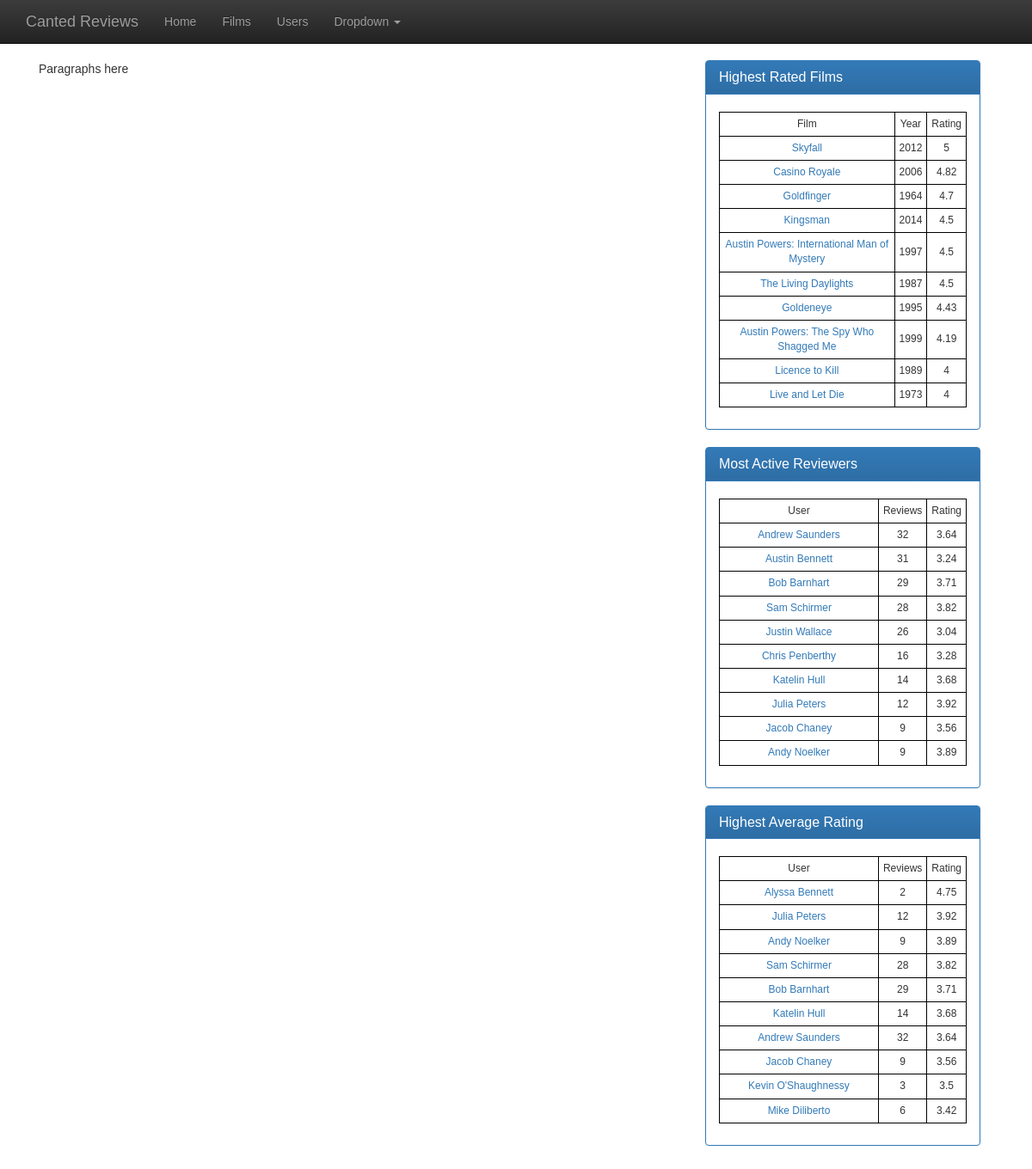
Page /dashboard.php on the committed database.
### tables this page shows
CREATE TABLE tblFilms (
FilmID INTEGER PRIMARY KEY AUTOINCREMENT NOT NULL,
Name TEXT,
Year INTEGER,
CreatedDT DATETIME NOT NULL DEFAULT CURRENT_TIMESTAMP,
RecordStatusID NOT NULL DEFAULT 1);

CREATE TABLE tblUsers (
UserID INTEGER PRIMARY KEY AUTOINCREMENT NOT NULL,
FirstName TEXT,
LastName TEXT,
CreatedDT DATETIME NOT NULL DEFAULT CURRENT_TIMESTAMP,
RecordStatusID INTEGER NOT NULL DEFAULT 1);

### php/config.php (called while the page is built, shortened)
<?php
include 'head.php';
include 'nav.php';
$ugly_url = "$_SERVER[REQUEST_URI]";
$url = (explode("/", $ugly_url));
getHead(ucfirst($url[1]));
getNav(ucfirst($url[1]));
?>

### dashboard.php (the view, shortened to what this page needs)
<?php
include 'php/config.php';
$select_films_sql = '	SELECT 	f.*, AVG(r.Rating) AS Average
			FROM 	tblFilms AS f LEFT JOIN
				tblRatings AS r ON r.FilmID = f.FilmID
			WHERE 	(f.RecordStatusID = 1) and (r.RatingID IS NOT NULL)
			GROUP BY r.FilmID
			ORDER BY Average DESC
			LIMIT 10';
$select_films = $db->prepare($select_films_sql);
$select_films->execute() or die(print_r($db->errorInfo(), true));
echo '<div class="row">
	<div class="col-md-8">
		<p>Paragraphs here</p>
	</div>
	<div class="col-md-4">
';
echo '<div class="col-md-12">
	<div class="panel panel-primary">
	<div class="panel-heading">
		<h3 class="panel-title">Highest Rated Films</h3>
	</div>
	<div class="panel-body">
	<table class="film_leaderboard">
		<tr>
			<td>Film</td><td>Year</td><td>Rating</td>
		</tr>';
while ($rows = $select_films->fetch(PDO::FETCH_ASSOC)) {
	$title = $rows["Name"];
	$filmid = $rows["FilmID"];
	$filmyear = $rows["Year"];
	$average = $rows["Average"];
	echo '	<tr>
			<td><a href="films?id=' . $filmid . '">' . $title . '</a></td>
			<td>' . $filmyear . '</td>
			<td>' . round($average, 2) . '</td>
		</tr>
	';
}
echo '</table>
</div></div></div>';
echo '<div class="col-md-12">
	<div class="panel panel-primary">
	<div class="panel-heading">
		<h3 class="panel-title">Most Active Reviewers</h3>
	</div>
	<div class="panel-body">
	<table class="film_leaderboard">
		<tr>
			<td>User</td><td>Reviews</td><td>Rating</td>
		</tr>';
$select_users_sql = '	SELECT 	u.*, AVG(r.Rating) AS Average, COUNT(r.Rating) AS Total
			FROM 	tblUsers AS u LEFT JOIN
				tblRatings AS r ON u.UserID = r.UserID
			WHERE 	(u.RecordStatusID = 1) and (r.RecordStatusID = 1)
			GROUP BY r.UserID
			ORDER BY Total DESC
			LIMIT 10';
$select_users = $db->prepare($select_users_sql);
$select_users->execute() or die(print_r($db->errorInfo(), true));
while ($rows = $select_users->fetch(PDO::FETCH_ASSOC)) {
	$firstname = $rows["FirstName"];
	$lastname = $rows["LastName"];
	$average = $rows["Average"];
	$total = $rows["Total"];
	$userid = $rows["UserID"];
	echo '	<tr>
			<td><a href="users?id=' . $userid . '">' . $firstname . ' ' . $lastname . '</a></td>
			<td>' . $total . '</td>
			<td>' . round($average, 2) . '</td>
		</tr>
	';
}
echo '</table>
</div></div></div>';
echo '<div class="col-md-12">
	<div class="panel panel-primary">
	<div class="panel-heading">
		<h3 class="panel-title">Highest Average Rating</h3>
	</div>
	<div class="panel-body">
	<table class="film_leaderboard">
		<tr>
			<td>User</td><td>Reviews</td><td>Rating</td>
		</tr>';
$select_users_sql = '	SELECT 	u.*, AVG(r.Rating) AS Average, COUNT(r.Rating) AS Total
			FROM 	tblUsers AS u LEFT JOIN
				tblRatings AS r ON u.UserID = r.UserID
			WHERE 	(u.RecordStatusID = 1) AND (r.RecordStatusID = 1)
			GROUP BY r.UserID
			ORDER BY Average DESC
			LIMIT 10';
$select_users = $db->prepare($select_users_sql);
$select_users->execute() or die(print_r($db->errorInfo(), true));
while ($rows = $select_users->fetch(PDO::FETCH_ASSOC)) {
	$firstname = $rows["FirstName"];
	$lastname = $rows["LastName"];
	$average = $rows["Average"];
	$total = $rows["Total"];
	$userid = $rows["UserID"];
	echo '	<tr>
			<td><a href="users?id=' . $userid . '">' . $firstname . ' ' . $lastname . '</a></td>
			<td>' . $total . '</td>
			<td>' . round($average, 2) . '</td>
		</tr>
	';
}
echo '</table>
	</div></div></div>';
echo '</div>';
require_once 'php/footer.php';
?>

### php/head.php (shortened to what this page needs)
<?php
function getHead($url) {
	echo '
<!DOCTYPE html>
<html lang="en">
	<head>
		<meta charset="utf-8">
		<meta http-equiv="X-UA-Compatible" content="IE=edge">
		<meta name="viewport" content="width=device-width, initial-scale=1">
		<meta name="description" content="Canted Reviews">
		<meta name="author" content="Sam Schirmer and Andrew Saunders">
		<link rel="icon" href="../../favicon.ico">
		<title>' . $url . ' | Canted Reviews</title>
		<link rel="stylesheet" href="https://maxcdn.bootstrapcdn.com/bootstrap/3.3.6/css/bootstrap.min.css">
		<link rel="stylesheet" href="https://maxcdn.bootstrapcdn.com/bootstrap/3.3.6/css/bootstrap-theme.min.css">
		<script src="https://maxcdn.bootstrapcdn.com/bootstrap/3.3.6/js/bootstrap.min.js"></script>
		<link rel="stylesheet" href="css/theme.css" />
		<link rel="stylesheet" href="css/style.css" />
		<!--[if lt IE 9]>
		  <script src="https://oss.maxcdn.com/html5shiv/3.7.2/html5shiv.min.js"></script>
		  <script src="https://oss.maxcdn.com/respond/1.4.2/respond.min.js"></script>
		<![endif]-->
	</head>
	';
}
?>

### php/nav.php (shortened to what this page needs)
<?php
function getNav($url) {
echo '
<body role="document">
    <nav class="navbar navbar-inverse navbar-fixed-top">
      <div class="container">
        <div class="navbar-header">
          <button type="button" class="navbar-toggle collapsed" data-toggle="collapse" data-target="#navbar" aria-expanded="false" aria-controls="navbar">
            <span class="sr-only">Toggle navigation</span>
            <span class="icon-bar"></span>
            <span class="icon-bar"></span>
            <span class="icon-bar"></span>
          </button>
          <a class="navbar-brand" href="http://cantedreviews.com/dashboard">Canted Reviews</a>
        </div>
        <div id="navbar" class="navbar-collapse collapse">
          <ul class="nav navbar-nav">';
	if ($url == "Films") {
		echo '
	            <li><a href="dashboard">Home</a></li>
	            <li class="active"><a href="films">Films</a></li>
	            <li><a href="users">Users</a></li>
	            <li class="dropdown">
		';
	} else {
		echo '
	            <li><a href="dashboard">Home</a></li>
	            <li><a href="films">Films</a></li>
	            <li><a href="users">Users</a></li>
	            <li class="dropdown">
		';
	}
echo '              <a href="#" class="dropdown-toggle" data-toggle="dropdown" role="button" aria-haspopup="true" aria-expanded="false">Dropdown <span class="caret"></span></a>
              <ul class="dropdown-menu">
                <li><a href="#">Action</a></li>
                <li><a href="#">Another action</a></li>
                <li><a href="#">Something else here</a></li>
                <li role="separator" class="divider"></li>
                <li class="dropdown-header">Nav header</li>
                <li><a href="#">Separated link</a></li>
                <li><a href="#">One more separated link</a></li>
              </ul>
            </li>
          </ul>
        </div>
      </div>
    </nav>
';
}
?>

### php/footer.php
<?php
echo '
	<script src="//code.jquery.com/jquery-1.11.3.min.js"></script>
	<script src="//code.jquery.com/jquery-migrate-1.2.1.min.js"></script>
	<script src="https://maxcdn.bootstrapcdn.com/bootstrap/3.3.6/js/bootstrap.min.js"></script>
	<script src="../../assets/js/docs.min.js"></script>
	<script src="../../assets/js/ie10-viewport-bug-workaround.js"></script>
  </body>
</html>';
?>

### css/theme.css (style rules this page uses)
body { padding-top: 70px; padding-bottom: 30px; }

### css/style.css (style rules this page uses)
html { overflow-y: scroll; }
body { font-family: Arial, Helvetica, sans-serif; font-size: 14px; padding-left: 45px; padding-right: 45px; }
table { border-collapse: collapse; margin-left: auto; margin-right: auto; }
td { border: 1px solid #000; text-align: center; padding: 5px; }
.film_leaderboard, .user_leaderboard { margin-top: 5px; margin-bottom: 10px; }
.film_leaderboard td:first-child, .user_leaderboard td:first-child { width: 350px; }
.film_leaderboard td, .user_leaderboard td { font-size: 12px; }

### rows in the picture
tblfilms: Name "Skyfall", Year "2012", average "5"
tblfilms: Name "Casino Royale", Year "2006", average "4.82"
tblfilms: Name "Goldfinger", Year "1964", average "4.7"
tblfilms: Name "Kingsman", Year "2014", average "4.5"
tblfilms: Name "Austin Powers: International Man of Mystery", Year "1997", average "4.5"
tblfilms: Name "The Living Daylights", Year "1987", average "4.5"
tblfilms: Name "Goldeneye", Year "1995", average "4.43"
tblfilms: Name "Austin Powers: The Spy Who Shagged Me", Year "1999", average "4.19"
tblfilms: Name "Licence to Kill", Year "1989", average "4"
tblfilms: Name "Live and Let Die", Year "1973", average "4"
tblusers: FirstName "Andrew", LastName "Saunders", total "32", average "3.64"
tblusers: FirstName "Austin", LastName "Bennett", total "31", average "3.24"
tblusers: FirstName "Bob", LastName "Barnhart", total "29", average "3.71"
tblusers: FirstName "Sam", LastName "Schirmer", total "28", average "3.82"
tblusers: FirstName "Justin", LastName "Wallace", total "26", average "3.04"
tblusers: FirstName "Chris", LastName "Penberthy", total "16", average "3.28"
tblusers: FirstName "Katelin", LastName "Hull", total "14", average "3.68"
tblusers: FirstName "Julia", LastName "Peters", total "12", average "3.92"
tblusers: FirstName "Jacob", LastName "Chaney", total "9", average "3.56"
tblusers: FirstName "Andy", LastName "Noelker", total "9", average "3.89"
tblusers: FirstName "Alyssa", LastName "Bennett", total "2", average "4.75"
tblusers: FirstName "Kevin", LastName "O'Shaughnessy", total "3", average "3.5"
tblusers: FirstName "Mike", LastName "Diliberto", total "6", average "3.42"
